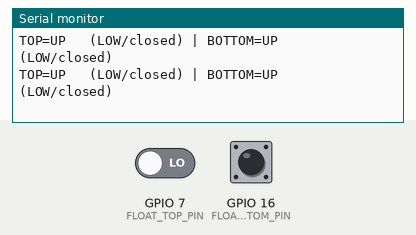
A sketch run on a simulated ESP32-S3. Shown: the last lines printed to the serial monitor. The test bench sets the inputs (shaded band); at power-on: GPIO 7 (FLOAT_TOP_PIN) LOW, GPIO 16 (FLOAT_BOTTOM_PIN) LOW.

Above: at 2.0 s.
2.1 s: GPIO 7 (FLOAT_TOP_PIN) driven HIGH
At 2.7 s:
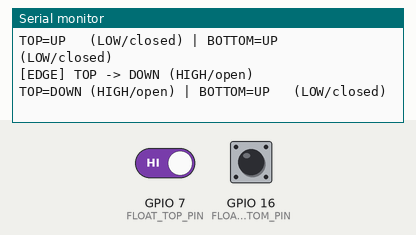
3.8 s: GPIO 16 (FLOAT_BOTTOM_PIN) pulled HIGH for 0.15 s
At 4.28 s:
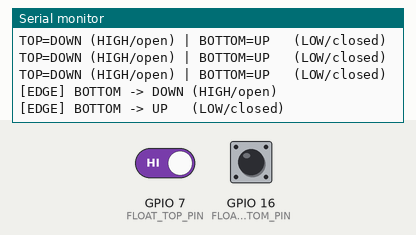
5.4 s: GPIO 16 (FLOAT_BOTTOM_PIN) pulled HIGH for 1 s
At 6.3 s:
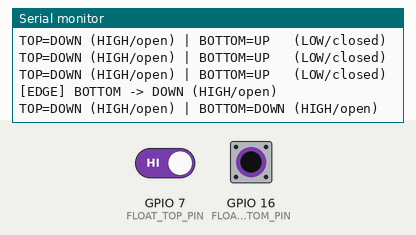
7.9 s: GPIO 7 (FLOAT_TOP_PIN) driven LOW and GPIO 16 (FLOAT_BOTTOM_PIN) driven HIGH
At 8.8 s:
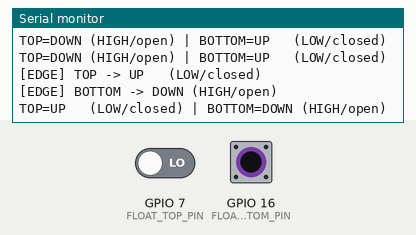

The sketch:

check_float_level_esp32.ino
```cpp
// ESP32-S3 Float Sensor Checker
// - Default: EXTERNAL pull-ups to 3.3V; float switch closes to GND (active LOW)
// - Prints state every 500 ms + edge notifications with debounce

#include <Arduino.h>

// ====== CONFIG ======
const int FLOAT_TOP_PIN    = 7;   // GPIO7  (TOP float)
const int FLOAT_BOTTOM_PIN = 16;  // GPIO16 (BOTTOM float)

// If you don't have external pull-ups to 3.3V, set this to true:
const bool USE_INTERNAL_PULLUPS = false;

// How long an input must be stable to count a change (debounce)
const uint16_t DEBOUNCE_MS = 120;

// ====== Debounce helper ======
struct DebounceIn {
  int pin;
  int stable, cand;
  uint32_t t;
  void begin(int p, bool usePullup){
    pin = p;
    pinMode(pin, usePullup ? INPUT_PULLUP : INPUT);
    stable = cand = digitalRead(pin);
    t = millis();
  }
  // return debounced state (HIGH/LOW)
  int read(){
    int raw = digitalRead(pin);
    if (raw != cand) { cand = raw; t = millis(); }
    if ((millis() - t) >= DEBOUNCE_MS && stable != cand) stable = cand;
    return stable;
  }
};

DebounceIn topF, botF;

// Map logic to human words
const char* upDown(int v, bool isTop){
  // Our convention: switch CLOSED to GND = LOW
  // For both floats, LOW = "UP" (engaged), HIGH = "DOWN" (released)
  // If your hardware semantics differ, change labels here.
  if (v == LOW)  return "UP   (LOW/closed)";
  else           return "DOWN (HIGH/open)";
}

void setup() {
  Serial.begin(115200);
  delay(800);  // allow USB-CDC to enumerate

  topF.begin(FLOAT_TOP_PIN,    USE_INTERNAL_PULLUPS);
  botF.begin(FLOAT_BOTTOM_PIN, USE_INTERNAL_PULLUPS);

  Serial.println("\nESP32-S3 Float Sensor Checker");
  Serial.print("Pins: TOP="); Serial.print(FLOAT_TOP_PIN);
  Serial.print("  BOTTOM="); Serial.println(FLOAT_BOTTOM_PIN);
  Serial.print("Pull-ups: "); Serial.println(USE_INTERNAL_PULLUPS ? "Internal" : "External (to 3.3V)");
  Serial.println("Expected wiring: float closes to GND => reads LOW.");
  Serial.println("----");
}

void loop() {
  static int lastTop = -1, lastBot = -1;
  static uint32_t lastPrint = 0;

  int top = topF.read();
  int bot = botF.read();

  // Edge notifications (only when they change)
  if (top != lastTop) {
    lastTop = top;
    Serial.print("[EDGE] TOP -> "); Serial.println(upDown(top, true));
  }
  if (bot != lastBot) {
    lastBot = bot;
    Serial.print("[EDGE] BOTTOM -> "); Serial.println(upDown(bot, false));
  }

  // Periodic status line
  if (millis() - lastPrint >= 500) {
    lastPrint = millis();
    Serial.print("TOP=");    Serial.print(upDown(top, true));
    Serial.print(" | BOTTOM="); Serial.println(upDown(bot, false));
  }

  delay(10);
}
```

Measured:
- after the input at 2.1 s, the serial monitor: prints a new line after 0.13 s (image 1)
- after the input at 3.8 s, the serial monitor: prints a new line after 0.13 s (image 2)
- after the input at 5.4 s, the serial monitor: prints a new line after 0.49 s (image 3)
- after the input at 7.9 s, the serial monitor: prints a new line after 0.13 s (image 4)
